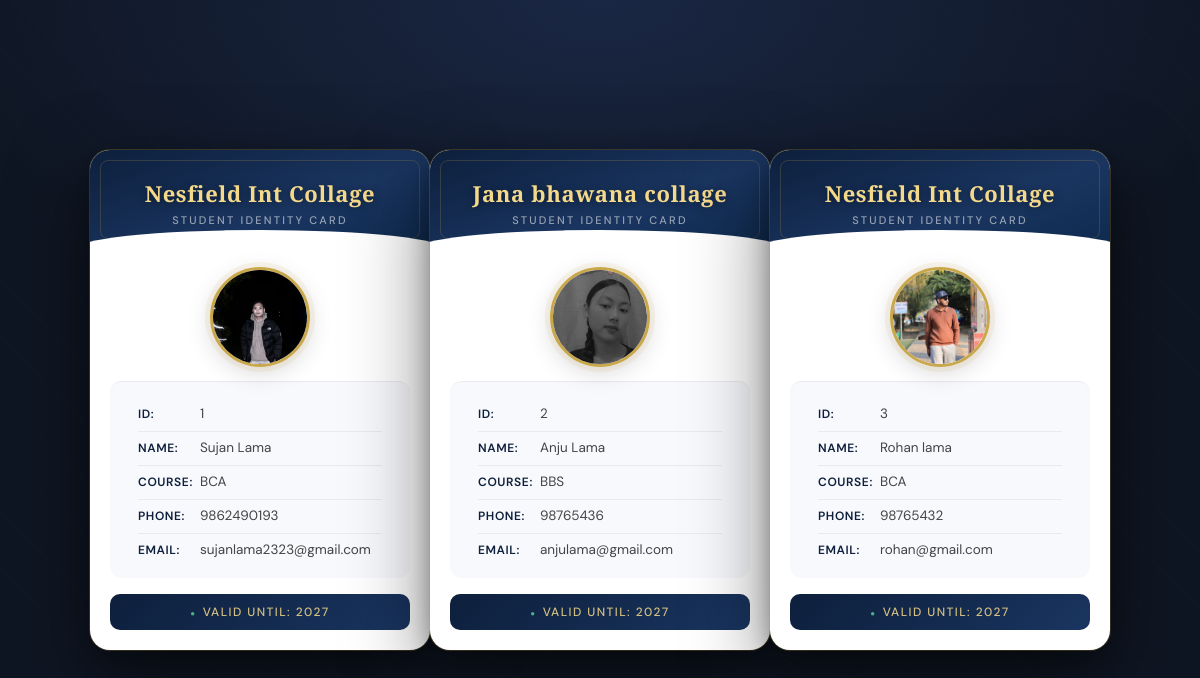
Page /cards/ on the committed database.
### app/models.py (models this page shows, shortened)
class Card(models.Model):
    collage = models.CharField(max_length=20)
    image = models.ImageField(upload_to="images")
    name = models.CharField(max_length=20)
    course = models.CharField(max_length=20)
    phone = models.IntegerField()
    email = models.CharField(max_length=50)
    valid = models.IntegerField()

### app/views.py (the view)
# urls.py: path('cards/',views.cards),
def cards(request): #for id card
    data = Card.objects.all() #query set(featch all object from db)
    return render(request,'card.html',{'data':data})

### app/templates/card.html (shortened to what this page needs)
<!DOCTYPE html>
{% load static %}
<html lang="en">
<head>
    <link rel="stylesheet" href="{% static 'css/card1.css' %}">
</head>
<body>
{% for i in data %}
<div class="id-card">
    <div class="header">
        <h2>{{i.collage}}</h2>
        <p>Student Identity Card</p>
    </div>
    <div class="photo">
        <img src="{{i.image.url}}" alt="Student Photo">
    </div>
    <div class="details">
        <p><strong>ID:</strong> {{i.id}}</p>
        <p><strong>Name:</strong> {{i.name}}</p>
        <p><strong>Course:</strong> {{i.course}}</p>
        <p><strong>Phone:</strong> {{i.phone}}</p>
        <p><strong>Email:</strong> {{i.email}}</p>
    </div>
    <div class="footer">
        <p>Valid Until: {{i.valid}}</p>
    </div>
</div>
   {% endfor %}
</body>
</html>

### app/static/css/card1.css (style rules this page uses)
*, *::before, *::after { box-sizing: border-box; margin: 0; padding: 0; }
body { min-height: 100vh; display: flex; align-items: center; justify-content: center; background: #0f1623; background-image: radial-gradient(ellipse 80% 60% at 50% 0%, #1a2744 0%, transparent 70%), repeating-linear-gradient( 45deg, transparent, transparent 40px, rgba(255,255,255,0.015) 40px, rgba(255,255,255,0.015) 41px ); font-family: 'DM Sans', sans-serif; }
.id-card { width: 340px; background: #ffffff; border-radius: 20px; overflow: hidden; box-shadow: 0 0 0 1px rgba(180, 150, 60, 0.25), 0 30px 80px rgba(0, 0, 0, 0.5), 0 8px 24px rgba(0, 0, 0, 0.3); position: relative; animation: cardReveal 0.7s cubic-bezier(0.22, 1, 0.36, 1) both; }
.id-card::before { content: ''; position: absolute; top: 0; left: 0; right: 0; height: 3px; background: linear-gradient( 90deg, #c9a84c, #f5d98b, #c9a84c, #e8c96b, #c9a84c ); background-size: 200% 100%; animation: shimmer 3s linear infinite; }
.header { background: linear-gradient(160deg, #0d1f3c 0%, #1a3560 60%, #0f2a4e 100%); padding: 28px 24px 22px; text-align: center; position: relative; overflow: hidden; }
.header::after { content: ''; position: absolute; bottom: -1px; left: 0; right: 0; height: 20px; background: #fff; clip-path: ellipse(55% 100% at 50% 100%); }
.header::before { content: ''; position: absolute; inset: 10px; border: 1px solid rgba(201, 168, 76, 0.2); border-radius: 8px; pointer-events: none; }
.header h2 { font-family: 'Playfair Display', serif; font-size: 22px; font-weight: 700; color: #f5d98b; letter-spacing: 0.03em; text-shadow: 0 1px 8px rgba(0,0,0,0.4); position: relative; z-index: 1; }
.header p { font-size: 11px; font-weight: 500; color: rgba(255,255,255,0.55); text-transform: uppercase; letter-spacing: 0.2em; margin-top: 5px; position: relative; z-index: 1; }
.photo { display: flex; justify-content: center; margin-top: 18px; margin-bottom: 4px; }
.photo img { width: 100px; height: 100px; border-radius: 50%; object-fit: cover; border: 3px solid #c9a84c; box-shadow: 0 0 0 5px rgba(201, 168, 76, 0.1), 0 6px 24px rgba(0, 0, 0, 0.15); display: block; transition: transform 0.3s ease, box-shadow 0.3s ease; }
.details { padding: 16px 28px 12px; border-top: 1px solid rgba(0,0,0,0.06); margin: 14px 20px 0; border-radius: 12px; background: #f8f9fc; }
.details p { font-size: 13.5px; color: #444; padding: 7px 0; border-bottom: 1px solid rgba(0,0,0,0.06); display: flex; align-items: center; gap: 6px; line-height: 1.4; }
.details p:last-child { border-bottom: none; }
.details p strong { font-weight: 600; color: #0d1f3c; min-width: 56px; font-size: 12px; text-transform: uppercase; letter-spacing: 0.05em; }
.footer { margin: 16px 20px 20px; background: linear-gradient(135deg, #0d1f3c, #1a3560); border-radius: 10px; padding: 10px 20px; display: flex; align-items: center; justify-content: center; gap: 8px; }
.footer p { font-size: 12px; font-weight: 500; color: rgba(245, 217, 139, 0.85); text-transform: uppercase; letter-spacing: 0.12em; }
.footer p::before { content: '●'; color: #4caf88; font-size: 8px; vertical-align: middle; margin-right: 6px; animation: pulse 2s ease-in-out infinite; }

### rows in the picture
Card: collage "Nesfield Int Collage", image (picture), id "1", name "Sujan Lama", course "BCA", phone "9862490193", email "sujanlama2323@gmail.com", valid "2027"
Card: collage "Jana bhawana collage", image (picture), id "2", name "Anju Lama", course "BBS", phone "98765436", email "anjulama@gmail.com", valid "2027"
Card: collage "Nesfield Int Collage", image (picture), id "3", name "Rohan lama", course "BCA", phone "98765432", email "rohan@gmail.com", valid "2027"
